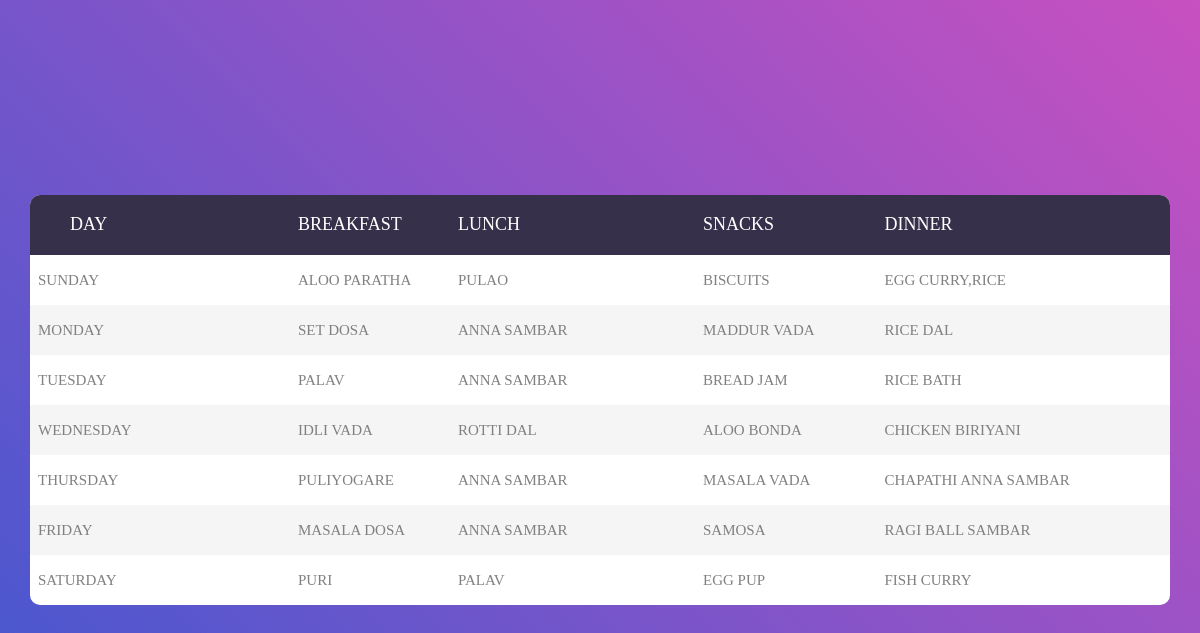
Page /mess.php on the committed database.
### tables this page shows
CREATE TABLE `mess` (
  `day` varchar(15) DEFAULT NULL,
  `breakfast` varchar(20) DEFAULT NULL,
  `lunch` varchar(20) DEFAULT NULL,
  `snacks` varchar(20) DEFAULT NULL,
  `dinner` varchar(20) DEFAULT NULL
);

### mess.php (the view, shortened to what this page needs)
<!DOCTYPE html>
<html lang="en">
<head>
	<link rel="stylesheet" type="text/css" href="css/util.css">
	<link rel="stylesheet" type="text/css" href="css/main.css">
</head>
<body>
<form action="" method="post">
	<div class="limiter">
		<div class="container-table100">
			<div class="wrap-table100">
				<div class="table100">
					<table>
						<thead>
							<tr class="table100-head">
								<th class="column1">DAY</th>
								<th class="column2">BREAKFAST</th>
								<th class="column3" >LUNCH</th>
								<th style="column4">SNACKS</th>
								<th style="column5">DINNER</th>
							</tr>
						</thead>
						<?php require "connection.php"; ?>
                        <?php
						$sql="select day,breakfast,lunch,snacks,dinner from mess;";
						$result=mysqli_query($con,$sql);
						if($result-> num_rows>0)
						{
							while($row = $result-> fetch_assoc())
							{
								echo "<tr>";
							    echo "<td>" .$row["day"]."</td>";
								echo "<td>" .$row["breakfast"]."</td>";
								echo "<td>" .$row["lunch"]."</td>";
								echo "<td>" .$row["snacks"]."</td>";
								echo "<td>" .$row["dinner"] ."</td>";
								echo "</tr>";
							}
							echo "</table>";
						}
						else{
							echo "No Data Availaible";
						}
						?>
				</div>
			</div>
		</div>
	</form>
</body>
</html>

### css/main.css (style rules this page uses)
* { margin: 0px; padding: 0px; box-sizing: border-box; }
body, html { height: 100%; font-family: sans-serif; }
.limiter { width: 100%; margin: 0 auto; }
.container-table100 { width: 100%; min-height: 100vh; background: #c850c0; background: -webkit-linear-gradient(45deg, #4158d0, #c850c0); background: -o-linear-gradient(45deg, #4158d0, #c850c0); background: -moz-linear-gradient(45deg, #4158d0, #c850c0); background: linear-gradient(45deg, #4158d0, #c850c0); display: -webkit-box; display: -webkit-flex; display: -moz-box; display: -ms-flexbox; display: flex; align-items: center; justify-content: center; flex-wrap: wrap; padding: 33px 30px; }
.wrap-table100 { width: 1170px; }
table { border-spacing: 1; border-collapse: collapse; background: white; border-radius: 10px; overflow: hidden; width: 100%; margin: 0 auto; position: relative; }
table * { position: relative; }
table td, table th { padding-left: 8px; }
table thead tr { height: 60px; background: #36304a; }
table tbody tr { height: 50px; }
table tbody tr:last-child { border: 0; }
table td, table th { text-align: left; }
.table100-head th { font-family: OpenSans-Regular; font-size: 18px; color: #fff; line-height: 1.2; font-weight: unset; }
tbody tr:nth-child(even) { background-color: #f5f5f5; }
tbody tr { font-family: OpenSans-Regular; font-size: 15px; color: #808080; line-height: 1.2; font-weight: unset; }
.column1 { width: 260px; padding-left: 40px; }
.column2 { width: 160px; }
.column3 { width: 245px; }

### rows in the picture
mess: day "SUNDAY", breakfast "ALOO PARATHA", lunch "PULAO", snacks "BISCUITS", dinner "EGG CURRY,RICE"
mess: day "MONDAY", breakfast "SET DOSA", lunch "ANNA SAMBAR", snacks "MADDUR VADA", dinner "RICE DAL"
mess: day "TUESDAY", breakfast "PALAV", lunch "ANNA SAMBAR", snacks "BREAD JAM", dinner "RICE BATH"
mess: day "WEDNESDAY", breakfast "IDLI VADA", lunch "ROTTI DAL", snacks "ALOO BONDA", dinner "CHICKEN BIRIYANI"
mess: day "THURSDAY", breakfast "PULIYOGARE", lunch "ANNA SAMBAR", snacks "MASALA VADA", dinner "CHAPATHI ANNA SAMBAR"
mess: day "FRIDAY", breakfast "MASALA DOSA", lunch "ANNA SAMBAR", snacks "SAMOSA", dinner "RAGI BALL SAMBAR"
mess: day "SATURDAY", breakfast "PURI", lunch "PALAV", snacks "EGG PUP", dinner "FISH CURRY"
